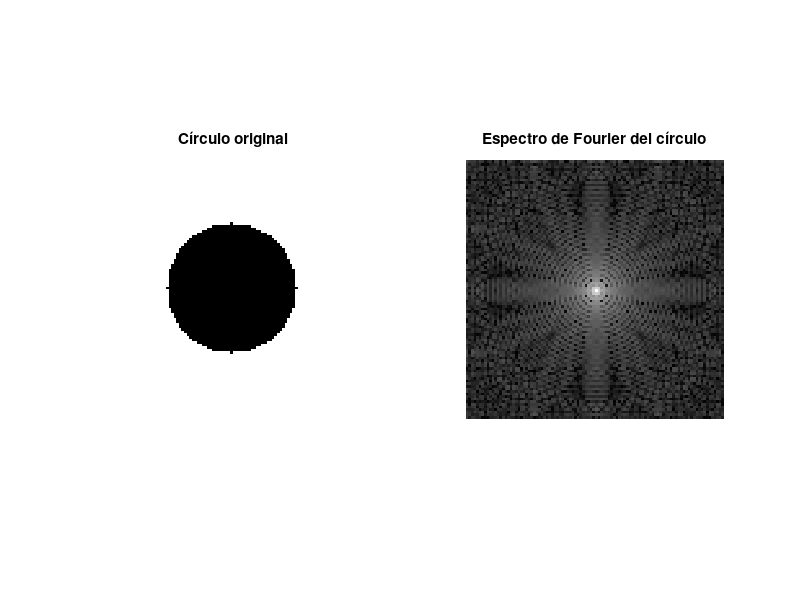

This figure's MATLAB source:
% Defino las dimensiones de la matriz
filas = 100;
columnas = 100;

% Creo una cuadrícula de coordenadas
[X, Y] = meshgrid(1:columnas, 1:filas);

% Defino el centro y el radio del círculo
centro_x = columnas / 2;
centro_y = filas / 2;
radio = min(filas, columnas) / 4; % Radio del círculo

% Calculo la máscara del círculo 
circulo = ((X - centro_x).^2 + (Y - centro_y).^2 <= radio.^2);

% Invierto la máscara para que el círculo sea negro y el fondo blanco
circulo = ~circulo;

% Calculo la transformada de Fourier bidimensional
transformada = fft2(circulo);

% Calculo el espectro de la transformada de Fourier
espectro = abs(fftshift(transformada));

%  el círculo original y su espectro de Fourier en una sola figura
figure;

subplot(1, 2, 1);
imshow(circulo);
title('Círculo original');

subplot(1, 2, 2);
imshow(log(1 + espectro), []);
title('Espectro de Fourier del círculo');
